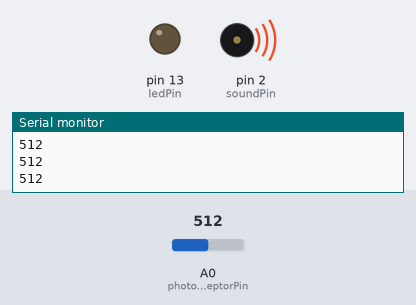
Bench run of a sketch on a simulated Arduino Mega 2560, built with avr-gcc and run on an emulated ATmega2560. On the bench: output pins drawn as LEDs (lit = HIGH), buzzer (waves = sounding), the last lines printed to the serial monitor. The inputs (shaded band) are chosen by the test bench; at power-on: A0 (photoreceptorPin) = 512.

Above: at 1.2 s.
1.3 s: A0 (photoreceptorPin) set to 486
At 1.8 s:
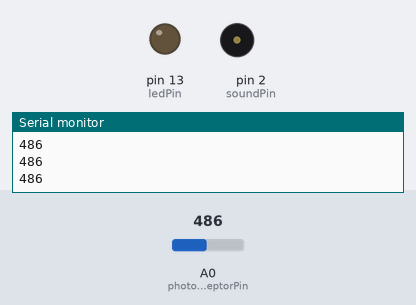
2.9 s: A0 (photoreceptorPin) set to 510
At 3.45 s:
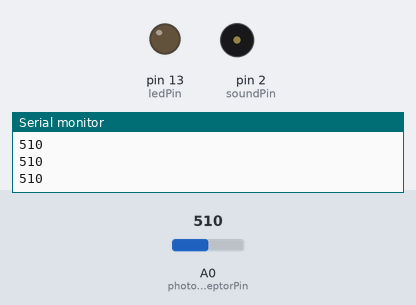
5.9 s: A0 (photoreceptorPin) set to 490
At 6.5 s:
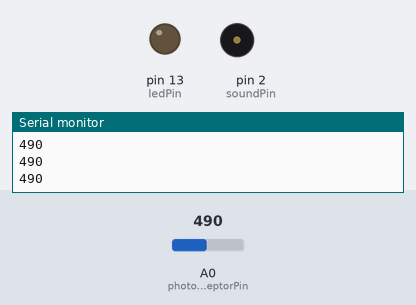
7.4 s: A0 (photoreceptorPin) set to 511
At 7.95 s:
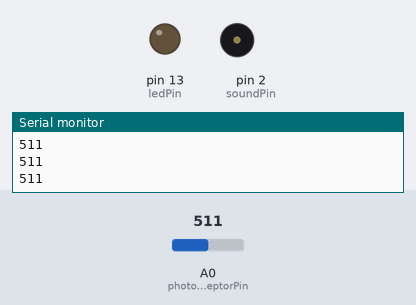
Timing chart, 0 to 11.4 s (numbered marks = the images above; inputs shaded):
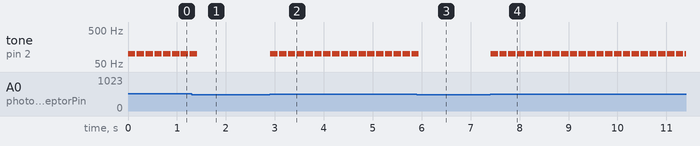

The sketch:

photoresistor.ino
```cpp
// mega 2560
//photoResistor

const int ledPin = 13;
const int photoreceptorPin = A0;
const int soundPin = 2;

void setup() {
  pinMode(ledPin, OUTPUT);
  pinMode(photoreceptorPin, INPUT);
  pinMode(soundPin, OUTPUT);
  Serial.begin(9600);
}

void loop() {
  int lightLevel = analogRead(photoreceptorPin);
  Serial.println(lightLevel);
  if (lightLevel > 500) {
    tone(soundPin, 100);
    delay(150);
    noTone(soundPin);
    delay(30);
  } else {
    noTone(soundPin);
  }
}
```

Measured:
- the behaviour switches between 501 and 500 on A0 (photoreceptorPin) (found by bisection; images 0 and 1)
- after the input at 1.3 s, tone on pin 2 (soundPin): goes on until 1.4 s, then stays silent
- after the input at 2.9 s, tone on pin 2 (soundPin): alternates 100 Hz for 0.15 s and silent for 0.03 s, starting at once
- after the input at 5.9 s, tone on pin 2 (soundPin): goes on until 5.9 s, then stays silent
- after the input at 7.4 s, tone on pin 2 (soundPin): alternates 100 Hz for 0.15 s and silent for 0.03 s, starting at once
- by itself, tone on pin 2 (soundPin): alternates 100 Hz for 0.15 s and silent for 0.03 s
